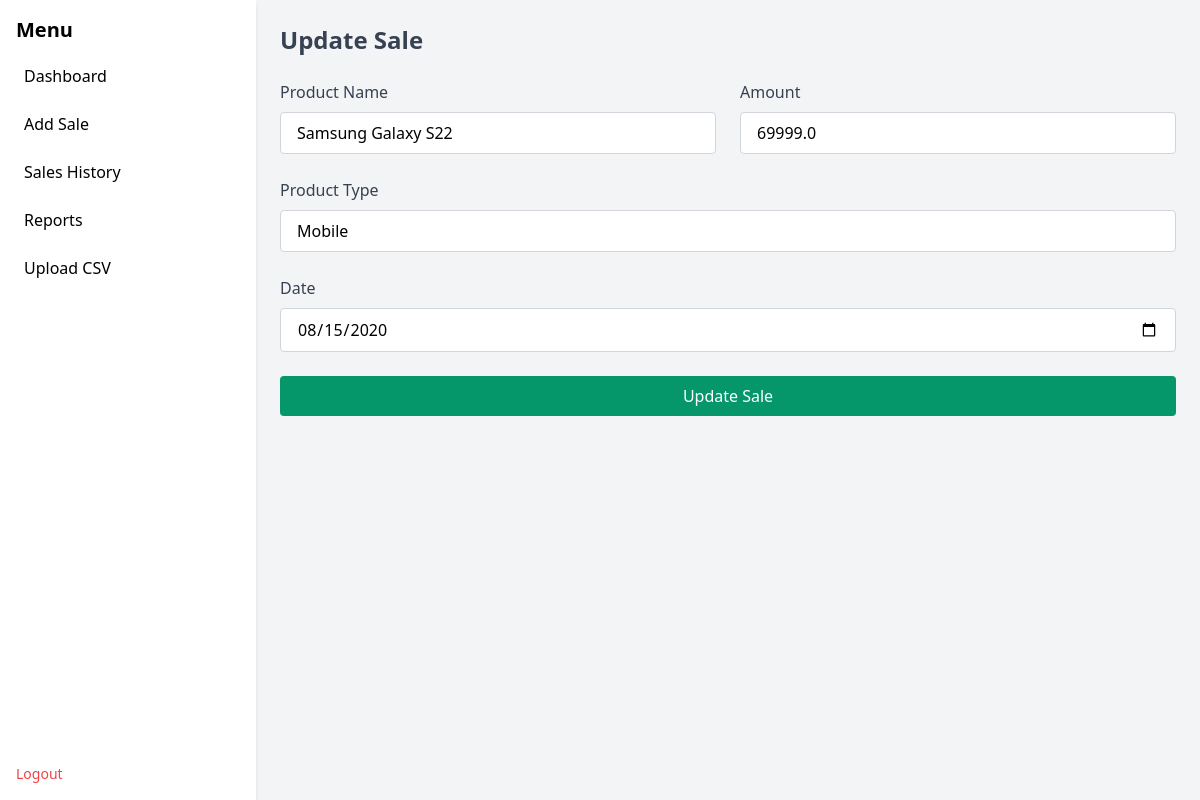
The page /update_sale/47 (signed in) on the database as committed earlier.
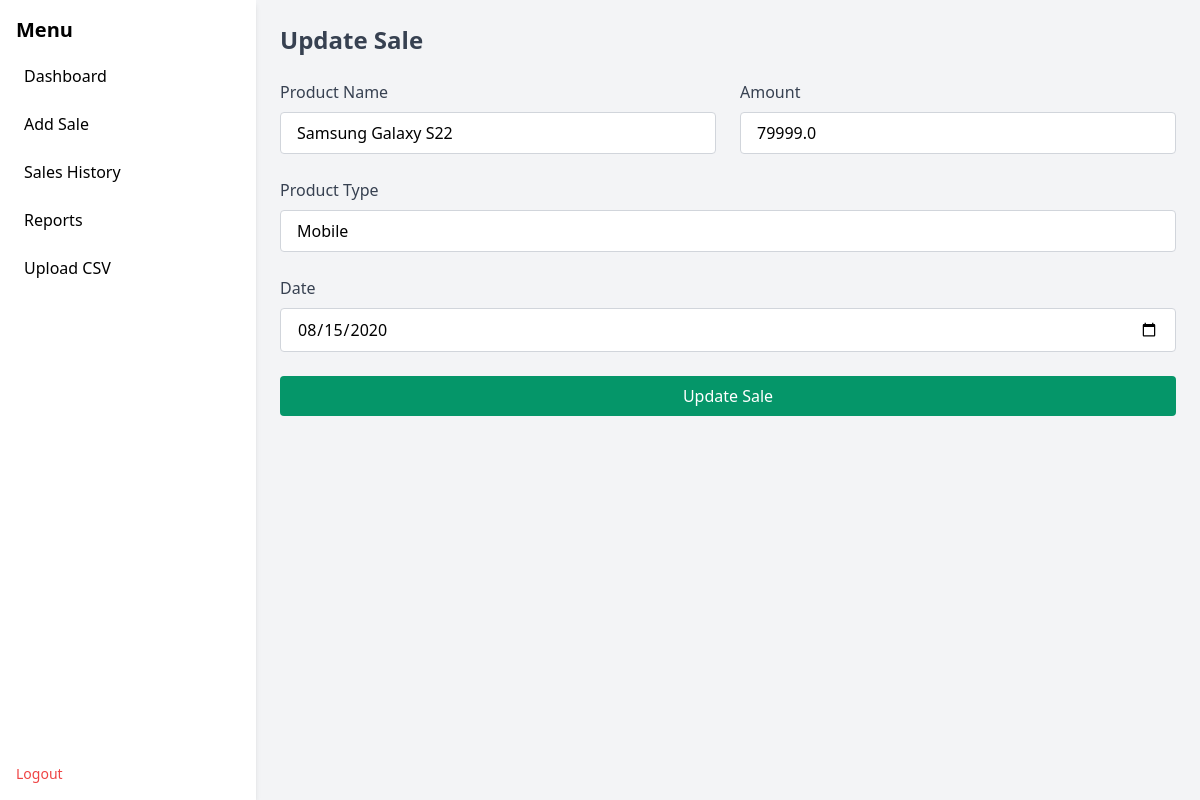
The same page on the database as committed later.
### tables this page shows
CREATE TABLE sales (
  id INTEGER PRIMARY KEY AUTOINCREMENT,
  product TEXT NOT NULL,
  product_type TEXT NOT NULL,
  amount REAL NOT NULL,
  date TEXT NOT NULL
);

### app.py (the view, shortened to what this page needs)
@app.route('/update_sale/<int:sale_id>', methods=['GET', 'POST'])
def update_sale(sale_id):
    if 'user' not in session:
        return redirect(url_for('login'))
    conn = get_db_connection()
    sale = conn.execute('SELECT * FROM sales WHERE id=?', (sale_id,)).fetchone()
    conn.close()
    if not sale:
        return "Sale not found", 404
    return render_template('update-sale.html', sale=sale)

### app.py (called while the page is built)
def get_db_connection():
    conn = sqlite3.connect(DB_PATH)
    conn.row_factory = sqlite3.Row
    return conn

### templates/update-sale.html (shortened to what this page needs)
{% extends "base.html" %}
{% block content %}
<h2 class="text-2xl font-bold mb-6 text-gray-700">Update Sale</h2>
<form method="POST" action="{{ url_for('update_sale', sale_id=sale.id) }}">
    <div class="mb-6 flex justify-between gap-6">
        <div class="flex-1">
            <label for="product" class="block text-gray-700 font-medium mb-2">Product Name</label>
            <input type="text" id="product" name="product" value="{{ sale.product }}" required
                class="w-full px-4 py-2 border border-gray-300 rounded focus:outline-none focus:ring-2 focus:ring-blue-500">
        </div>
        <div class="flex-1">
            <label for="amount" class="block text-gray-700 font-medium mb-2">Amount</label>
            <input type="number" id="amount" name="amount" value="{{ sale.amount }}" required
                class="w-full px-4 py-2 border border-gray-300 rounded focus:outline-none focus:ring-2 focus:ring-blue-500">
        </div>
    </div>
    <div class="mb-6">
        <label for="product_type" class="block text-gray-700 font-medium mb-2">Product Type</label>
        <input type="text" id="product_type" name="product_type" value="{{ sale.product_type }}" required
            class="w-full px-4 py-2 border border-gray-300 rounded focus:outline-none focus:ring-2 focus:ring-blue-500">
    </div>
    <div class="mb-6">
        <label for="date" class="block text-gray-700 font-medium mb-2">Date</label>
        <input type="date" id="date" name="date" value="{{ sale.date }}" required
            class="w-full px-4 py-2 border border-gray-300 rounded focus:outline-none focus:ring-2 focus:ring-blue-500">
    </div>
    <button type="submit"
        class="w-full bg-green-600 text-white py-2 rounded hover:bg-green-700 transition duration-200">
        Update Sale
    </button>
</form>
{% endblock %}

Rows that differ between the two databases and show on the page:
changed sales "Samsung Galaxy S22": amount "69999.0" → "79999.0"
